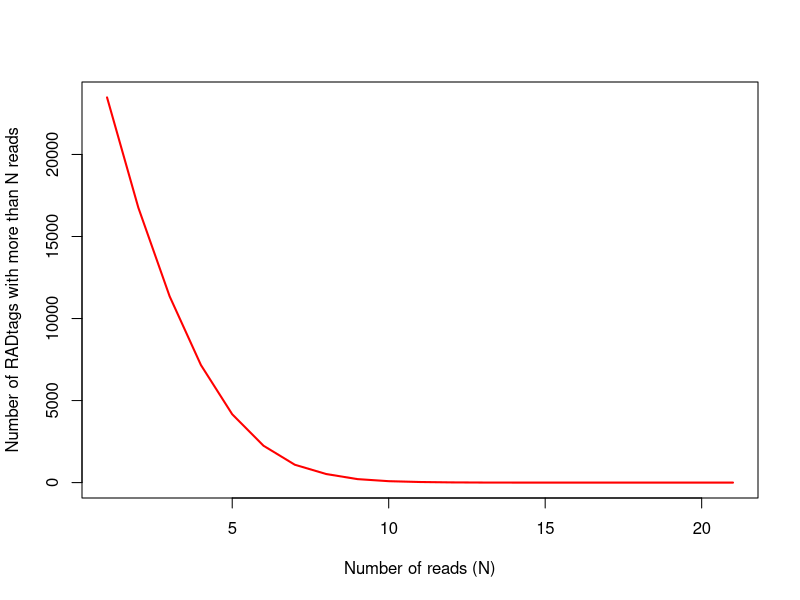

Source code (R):
#!/usr/bin/env Rscript

# ----------------------------------------------------------------------------------------
# --- Simulates RADtag recovery with differing levels of dropout
# ----------------------------------------------------------------------------------------

# Number of RADtags (defined in silico) falling between 150 and 450
total.radtags <- 100000
id <- 1:total.radtags
size <- round(runif(total.radtags,150,450))
radtags <- data.frame(id,size)
radtags$dropout <- FALSE

radtags$blood <- 0

# Simulate RAD reads
selection <- round(rnorm(100000,mean=300,sd=25))

# Unique RAD sizes in the size selection
selection.sizes <- sort(unique(selection))

# Number of RAD reads falling in each size
selection.number <- as.numeric(table(selection))

# Cycle through each unique RAD size
for (a in 1:length(selection.sizes)) {
	rad.size <- selection.sizes[a]
	rad.number <- selection.number[a]

	# Total number of defined RADtags that equal the current size
	num.radtags <- sum(radtags$size == rad.size)

	# Distribute the total reads matching this size among defined RADtags matching this size
	radtags.distributed <- as.numeric(table(sample(1:num.radtags,rad.number,replace=TRUE)))

	radtags$blood[radtags$size == rad.size][sample(1:num.radtags,length(radtags.distributed),replace=FALSE)] <- radtags.distributed
}

threshold <- round(max(radtags$blood) * 1.5)
sizes <- seq(1,threshold,1)

plot(sizes,sapply(sizes,function(x) sum(radtags$blood > x)),type='n',xlab='Number of reads (N)',ylab='Number of RADtags with more than N reads')
lines(sizes,sapply(sizes,function(x) sum(radtags$blood > x)),col='red',lwd=2)

# Vector of dropout percentages
percentages <- c(0.05,seq(0.1,0.50,0.1))

colors <- rainbow(percentages*1.8)

# Keep indices (j) to match colors vector
j <- 1
for (i in percentages) {

	dropout <- sample(1:total.radtags,total.radtags*i,replace=F)
	radtags$dropout <- FALSE
	radtags$dropout[dropout] <- TRUE

	radtags[[paste0('drop',i)]] <- 0
	
	for (a in 1:length(selection.sizes)) {
		rad.size <- selection.sizes[a]
		rad.number <- selection.number[a]

		# Total number of defined RADtags (excluding dropouts) that equal the current size
		num.radtags <- sum(radtags$size == rad.size & !radtags$dropout)

		# Distribute the number of size-selected RADtags among defined RADtags (excluding dropouts)
		radtags.distributed <- as.numeric(table(sample(1:num.radtags,rad.number,replace=TRUE)))

		radtags[[paste0('drop',i)]][radtags$size == rad.size & !radtags$dropout][sample(1:num.radtags,length(radtags.distributed),replace=FALSE)] <- radtags.distributed
	}

	lines(1:threshold,sapply(1:threshold,function(x) sum(radtags[[paste0('drop',i)]] > x)),col=colors[j],lty=2)
	j <- j + 1
}